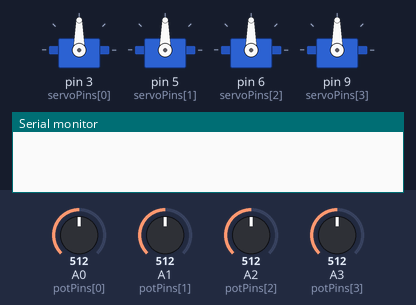
The sketch below on a simulated Arduino Uno, built with avr-gcc and run on an emulated ATmega328P. Parts: 4 × servo, the last lines printed to the serial monitor. The inputs (shaded band) are chosen by the test bench; at power-on: A0 (potPins[0]) = 512, A1 (potPins[1]) = 512, A2 (potPins[2]) = 512, A3 (potPins[3]) = 512.

Above: at 1.2 s.
1.3 s: A0 (potPins[0]) set to 716
At 2.1 s:
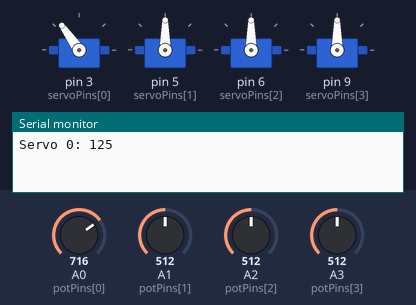
2.8 s: A1 (potPins[1]) set to 716
At 4.0 s:
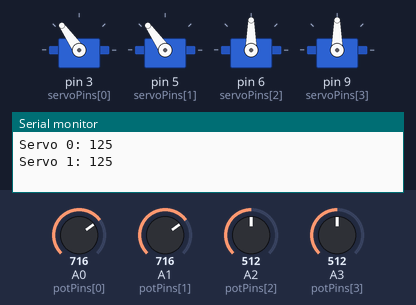
4.3 s: A2 (potPins[2]) set to 716
At 4.7 s:
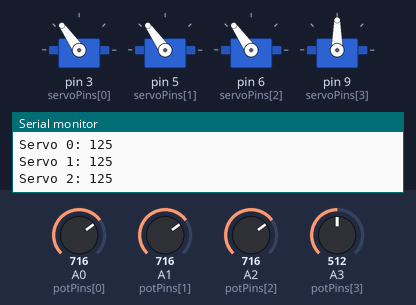
5.8 s: A3 (potPins[3]) set to 716
At 6.8 s:
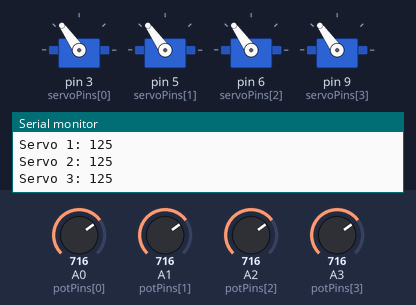
7.3 s: A0 (potPins[0]) set to 992
At 7.6 s:
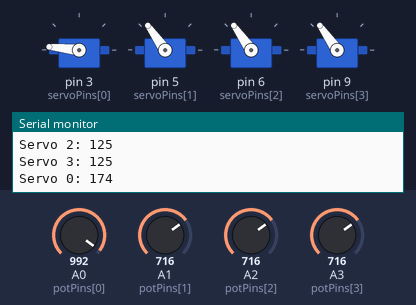
8.8 s: A1 (potPins[1]) set to 992
At 9.3 s:
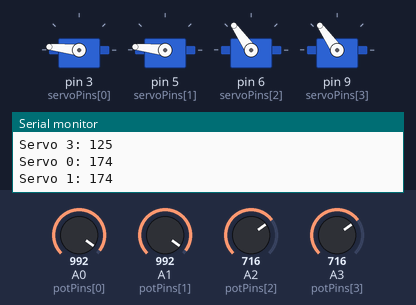
Timing chart, 0 to 11.3 s (numbered marks = the images above; inputs shaded):
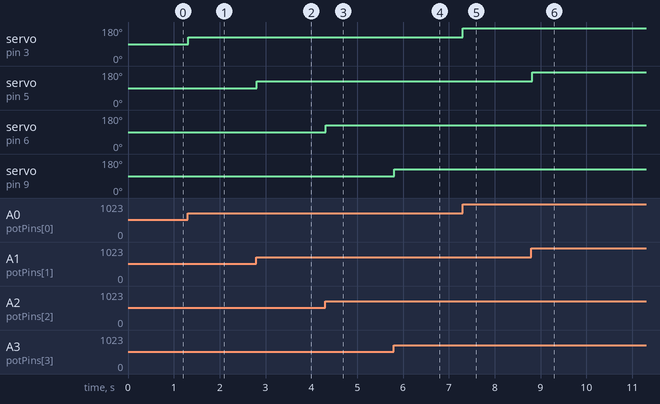

The sketch:

manual_controls.ino
```cpp
#include <Servo.h>

#define NUM_SERVOS 4

Servo servos[NUM_SERVOS];

const int potPins[NUM_SERVOS] = {A0, A1, A2, A3};
const int servoPins[NUM_SERVOS] = {3, 5, 6, 9};

int potValues[NUM_SERVOS];
int prevPotValues[NUM_SERVOS];

void setup() {
  Serial.begin(9600);


  for (int i = 0; i < NUM_SERVOS; i++) {
    servos[i].attach(servoPins[i]);
    pinMode(potPins[i], INPUT);
  }


  for (int i = 0; i < NUM_SERVOS; i++) {
    potValues[i] = analogRead(potPins[i]);
    prevPotValues[i] = potValues[i];
    servos[i].write(map(potValues[i], 0, 1023, 0, 180));  // Initial servo position
  }
}

void loop() {

  for (int i = 0; i < NUM_SERVOS; i++) {
    potValues[i] = analogRead(potPins[i]);

    if (abs(potValues[i] - prevPotValues[i]) > 5) {
      int angle = map(potValues[i], 0, 1023, 0, 180);
      servos[i].write(angle);
      prevPotValues[i] = potValues[i];


      Serial.print("Servo ");
      Serial.print(i);
      Serial.print(": ");
      Serial.println(angle);
    }
  }

  delay(20);
}
```

Measured:
- after the input at 1.3 s, servo on pin 3 (servoPins[0]): 90° → 125° at once
- after the input at 2.8 s, servo on pin 5 (servoPins[1]): 90° → 125° at once
- after the input at 4.3 s, servo on pin 6 (servoPins[2]): 90° → 125° at once
- after the input at 5.8 s, servo on pin 9 (servoPins[3]): 90° → 125° at once
- after the input at 7.3 s, servo on pin 3 (servoPins[0]): 125° → 174° at once
- after the input at 8.8 s, servo on pin 5 (servoPins[1]): 125° → 174° at once
